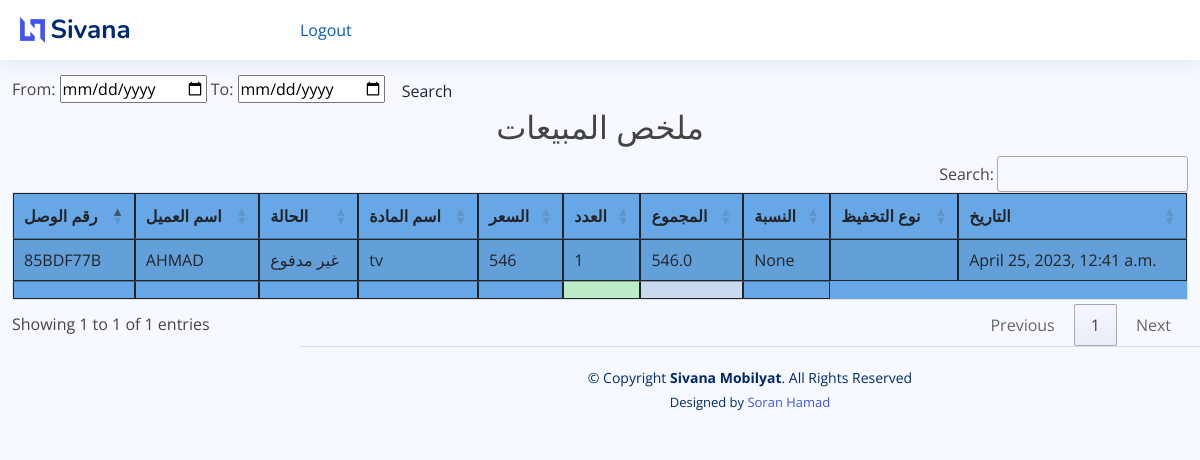
Page /sales_report on the earlier database version.
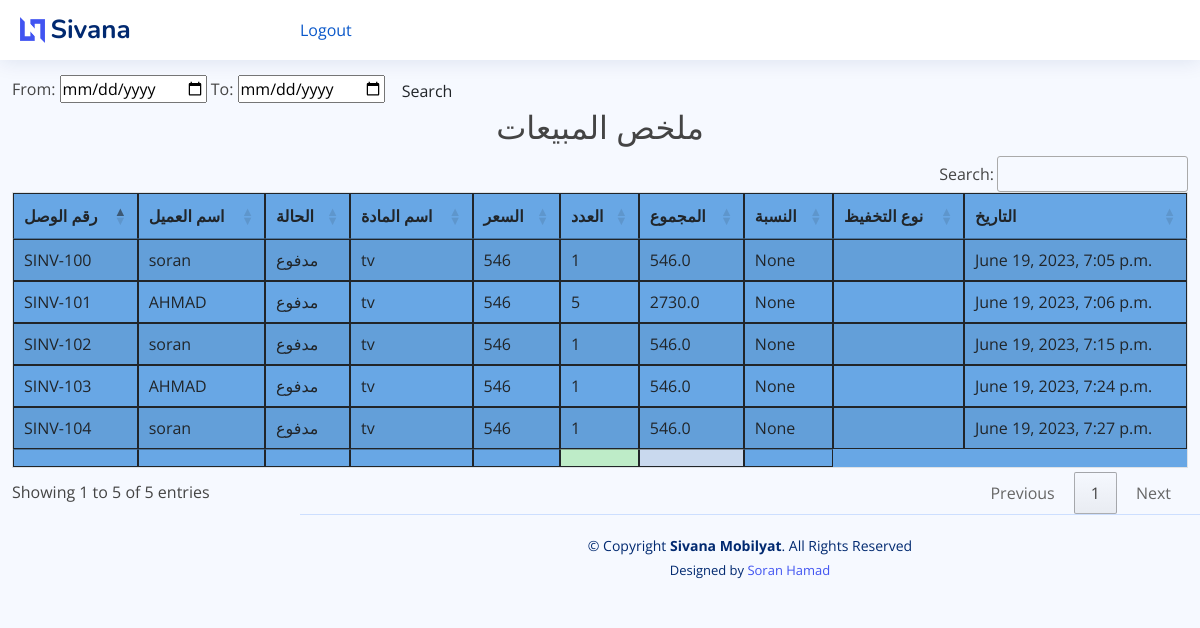
Same page on the later database version.
### mobilyat/models.py (models this page shows, shortened)
class SaleItem(models.Model):
    sales_invoice = models.ForeignKey(SaleInvoice, on_delete=models.CASCADE)
    item = models.ForeignKey(Item, on_delete=models.CASCADE)
    qty = models.PositiveSmallIntegerField(default=1)
    sub_total = models.FloatField(validators=[MinValueValidator(0.01)],default=0,editable=False)
    total_amt = models.FloatField(validators=[MinValueValidator(0.01)],default=0,editable=False)
    sale_date = models.DateTimeField(auto_now_add=True)
    discount_type = models.CharField(max_length=10, choices=(
        ('amount', 'Amount'),
        ('percentage', 'Percentage')
    ), blank=True)
    discount_value = models.FloatField(blank=True, null=True)
    class Meta:
        verbose_name_plural = '9. Sales Item'

class SaleInvoice(models.Model):
    STATUS = (
        ('مدفوع', 'مدفوع'),
        ('غير مدفوع', 'غير مدفوع'),
        ('قسط ', ' قسط'),
    )
    invoice_number = models.CharField(unique=True, editable=False, max_length=10)
    customer_name = models.ForeignKey(Customer, on_delete=models.CASCADE)
    status = models.CharField(max_length=10, choices=STATUS, default='مدفوع')
    date = models.DateTimeField()
    note = models.CharField(max_length=100, blank=True)
    class Meta:
        verbose_name_plural = '3. پسولەی فرۆشتن'

class Customer(models.Model):
    customer_name = models.CharField(max_length=50, blank=True)
    customer_mobile = models.CharField(max_length=50, blank=True)
    customer_address = models.TextField(blank=True)
    city = models.CharField(max_length=50, blank=True)
    class Meta:
        verbose_name_plural = '2. کڕیار'
    def __str__(self):
        return self.customer_name

class Item(models.Model):
    PRICELIST = (
        ('مفرد', 'مفرد'),
        ('جملة', 'جملة'),
        ('شراء', 'شراء'),
        ('قسط', 'قسط'),
    )
    name = models.CharField(max_length=255)
    price = models.PositiveIntegerField(default=1)
    price_list = models.CharField(max_length=8, choices=PRICELIST, default='مفرد')
    class Meta:
        verbose_name_plural = 'مواد'

### mobilyat/views.py (the view)
# urls.py: path('sales_report', views.sales_repoert, name="sales_report"),
def sales_repoert(request):
    s_reports = SaleItem.objects.select_related()
    myFilter = Sales_Filter(request.GET, queryset=s_reports)
    s_reports = myFilter.qs
    context = {'s_reports': s_reports, 'myFilter': myFilter}
    return render(request, 'mobilyat/reports/sales_report.html', context)

### mobilyat/templates/mobilyat/reports/sales_report.html (shortened to what this page needs)
{% extends 'mobilyat/base.html' %}
{% block content %}
    <br>
    <br> <br>
    <form class="form-a">
        From: <input type="date" value={{ myFilter.form.max_date }}</input>
        To: <input type="date" value={{ myFilter.form.min_date }}</input>
        <button type="submit" class="btn btn-b">Search</button>
    </form>
    <h2 class="text-center"> ملخص المبيعات </h2>
    <table id="example1" class="table table-striped" style="background-color: #68a7e5">
        <thead>
        <tr>
            <th>رقم الوصل</th>
            <th>اسم العميل</th>
            <th>الحالة</th>
            <th>اسم المادة</th>
            <th>السعر</th>
            <th>العدد</th>
            <th>المجموع</th>
            <th>النسبة</th>
            <th>نوع التخفيظ</th>
            <th>التاريخ</th>
        </tr>
        </thead>
        <tbody>
        {% for i in  s_reports %}
            <tr>
                <td>{{ i.sales_invoice.invoice_number }}</td>
                <td>{{ i.sales_invoice.customer_name }}</td>
                <td>{{ i.sales_invoice.status }}</td>
                <td>{{ i.item.name }}</td>
                <td>{{ i.item.price }}</td>
                <td>{{ i.qty }}</td>
                <td>{{ i.total_amt }}</td>
                <td>{{ i.discount_value }}</td>
                <td>{{ i.discount_type }}</td>
                <td>{{ i.sale_date }}</td>
            </tr>
        {% endfor %}
        </tbody>
        <tfoot>
        <th></th>
        <th></th>
        <th></th>
        <th></th>
         <th></th>
        <th style="background-color: #beecc8"></th>
        <th style="background-color: #c9d9ee"></th>
        <th></th>
        </tfoot>
    </table>
{% endblock %}

### mobilyat/templates/mobilyat/base.html (shortened to what this page needs)
{% load static %}
<!DOCTYPE html>
<html lang="en">
{% include 'mobilyat/head.html' %}
<body>
<header id="header" class="header fixed-top d-flex align-items-center">
    <div class="d-flex align-items-center justify-content-between">
        <a href="{% url 'index' %}" class="logo d-flex align-items-center">
            <img src="{% static 'mobilyat/assets/img/logo.png' %}" alt="">
            <span class="d-none d-lg-block">Sivana</span>
        </a>
    </div>
    <a style="color: #0a58ca" href="{% url 'logout' %}">Logout</a>
</header>
<div class=" container-fluid">
    {% block content %}
    {% endblock %}
</div>
{% include 'mobilyat/footer.html' %}
<link rel="stylesheet" type="text/css" href="https://cdn.datatables.net/1.11.5/css/jquery.dataTables.css">
</body>
</html>

### mobilyat/templates/mobilyat/head.html (shortened to what this page needs)
{% load static %}
<head>
    <link href="{% static 'mobilyat/assets/vendor/bootstrap/css/bootstrap.min.css' %}" rel="stylesheet">
    <link href="{% static 'mobilyat/assets/vendor/bootstrap-icons/bootstrap-icons.css' %}" rel="stylesheet">
    <link href="{% static 'mobilyat/assets/vendor/boxicons/css/boxicons.min.css' %}" rel="stylesheet">
    <link href="{% static 'mobilyat/assets/vendor/quill/quill.snow.css' %}" rel="stylesheet">
    <link href="{% static 'mobilyat/assets/vendor/quill/quill.bubble.css' %}" rel="stylesheet">
    <link href="{% static 'mobilyat/assets/vendor/remixicon/remixicon.css' %}" rel="stylesheet">
    <link href="{% static 'mobilyat/assets/vendor/simple-datatables/style.css' %}" rel="stylesheet">
    <link href="{% static 'mobilyat/assets/css/style.css' %}" rel="stylesheet">
    <link rel="stylesheet" type="text/css" href="https://cdn.datatables.net/1.12.1/css/jquery.dataTables.min.css">
    <link rel="stylesheet" type="text/css" href="https://cdn.datatables.net/datetime/1.1.2/css/dataTables.dateTime.min.css">
</head>

### mobilyat/templates/mobilyat/footer.html
<footer id="footer" class="footer">
    <div class="copyright">
        &copy; Copyright <strong><span>Sivana Mobilyat</span></strong>. All Rights Reserved
    </div>
    <div class="credits">
        Designed by <a href="#">Soran Hamad</a>
    </div>
</footer>

### static/mobilyat/assets/css/style.css (style rules this page uses)
:root { scroll-behavior: smooth; }
body { font-family: "Open Sans", sans-serif; background: #f6f9ff; color: #444444; }
a { color: #4154f1; text-decoration: none; }
h1, h2, h3, h4, h5, h6 { font-family: "Nunito", sans-serif; }
.logo { line-height: 1; }
@media (min-width: 1200px) { .logo { width: 280px; } }
.logo img { max-height: 26px; margin-right: 6px; }
.logo span { font-size: 26px; font-weight: 700; color: #012970; font-family: "Nunito", sans-serif; }
.header { transition: all 0.5s; z-index: 997; height: 60px; box-shadow: 0px 2px 20px rgba(1, 41, 112, 0.1); background-color: #fff; padding-left: 20px; }
@media (min-width: 1200px) { #main, #footer { margin-left: 300px; } }
.footer { padding: 20px 0; font-size: 14px; transition: all 0.3s; border-top: 1px solid #cddfff; }
.footer .copyright { text-align: center; color: #012970; }
.footer .credits { padding-top: 5px; text-align: center; font-size: 13px; color: #012970; }

Differences in the rows shown:
removed SaleItem: sales_invoice.invoice_number "85BDF77B", sales_invoice.customer_name "AHMAD", sales_invoice.status "غير مدفوع", item.name "tv", item.price "546", qty "1", total_amt "546.0", discount_value "None", sale_date "April 25, 2023, 12:41 a.m."
added SaleItem: sales_invoice.invoice_number "SINV-100", sales_invoice.customer_name "soran", sales_invoice.status "مدفوع", item.name "tv", item.price "546", qty "1", total_amt "546.0", discount_value "None", sale_date "June 19, 2023, 7:05 p.m."
added SaleItem: sales_invoice.invoice_number "SINV-101", sales_invoice.customer_name "AHMAD", sales_invoice.status "مدفوع", item.name "tv", item.price "546", qty "5", total_amt "2730.0", discount_value "None", sale_date "June 19, 2023, 7:06 p.m."
added SaleItem: sales_invoice.invoice_number "SINV-102", sales_invoice.customer_name "soran", sales_invoice.status "مدفوع", item.name "tv", item.price "546", qty "1", total_amt "546.0", discount_value "None", sale_date "June 19, 2023, 7:15 p.m."
added SaleItem: sales_invoice.invoice_number "SINV-103", sales_invoice.customer_name "AHMAD", sales_invoice.status "مدفوع", item.name "tv", item.price "546", qty "1", total_amt "546.0", discount_value "None", sale_date "June 19, 2023, 7:24 p.m."
added SaleItem: sales_invoice.invoice_number "SINV-104", sales_invoice.customer_name "soran", sales_invoice.status "مدفوع", item.name "tv", item.price "546", qty "1", total_amt "546.0", discount_value "None", sale_date "June 19, 2023, 7:27 p.m."
Other differences:
text written by a page script: "Search: Showing 1 to 1 of 1 entries Previous 1 Next" → "Search: Showing 1 to 5 of 5 entries Previous 1 Next"
